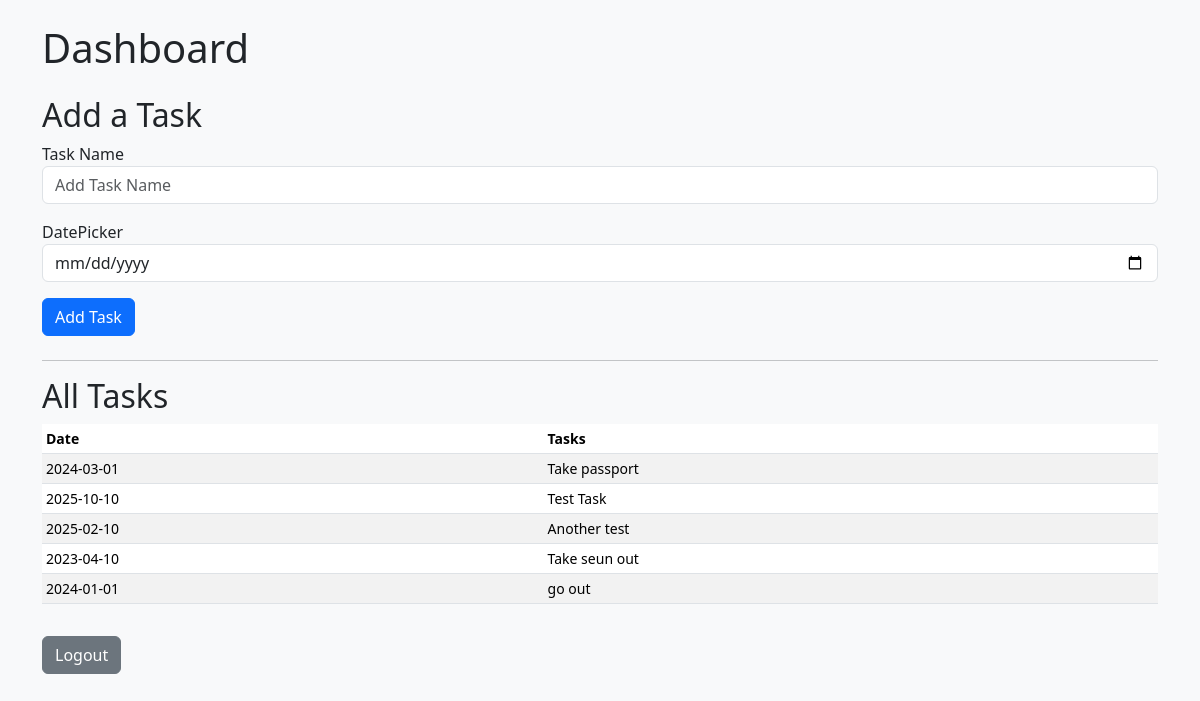
The page /dashboard (signed in) on the database as committed earlier.
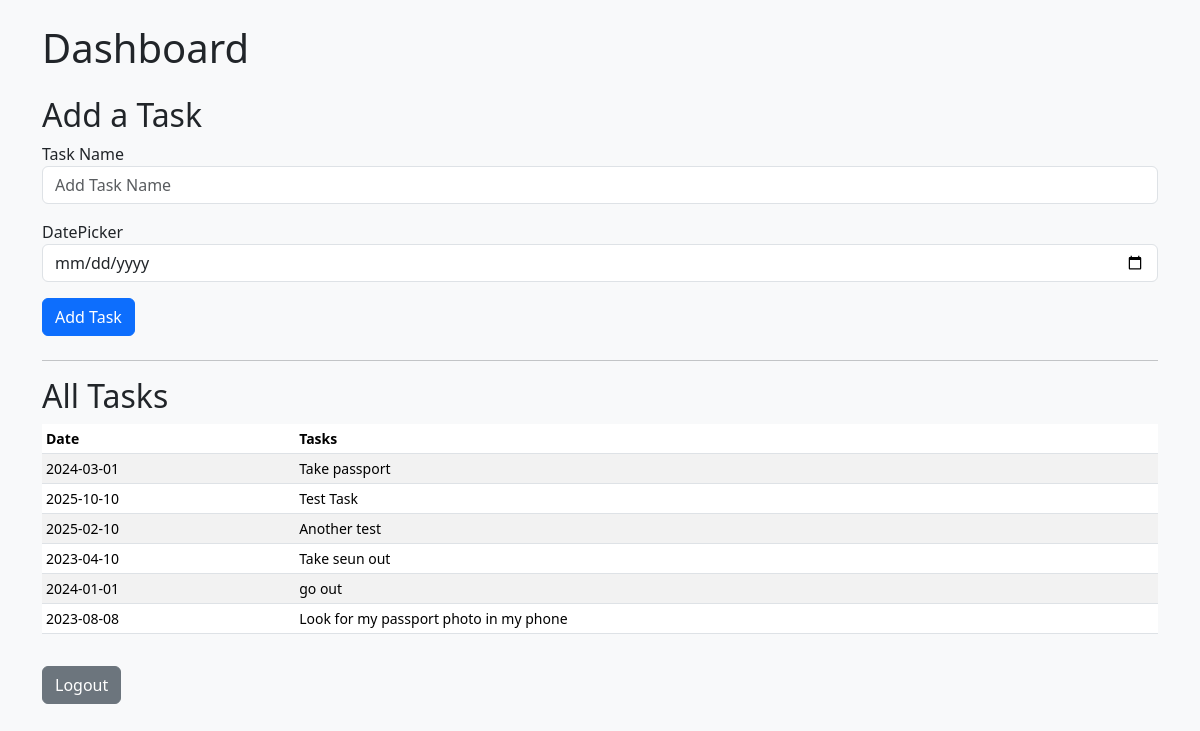
The same page on the database as committed later.
### tables this page shows
CREATE TABLE tasks (
    task_id INTEGER PRIMARY KEY,
    user_id INTEGER,
    task TEXT NOT NULL,
    date TEXT NOT NULL,
    FOREIGN KEY(user_id) REFERENCES users(id)
);

### app.py (the view)
@app.route("/dashboard", methods=['GET', 'POST'])
@login_required
def dashboard():
    form = TaskForm()
    if request.method == "POST":
        task = form.task.data
        date = form.date.data
        result = db.execute("INSERT INTO tasks (user_id, task, date) VALUES (:user_id, :task, :date)", user_id=current_user.id, task=task, date=date)
        if result:
            flash('your task was successfully added', 'success')
            return redirect(url_for('dashboard'))
        else:
            flash('Something went wrong', 'danger')
    else:
        tasks = db.execute("SELECT date, task FROM tasks WHERE user_id = :user_id", user_id=current_user.id)
        return render_template("dashboard.html", form=form, tasks=tasks)
        return render_template("dashboard.html")

### app.py
class TaskForm(FlaskForm):
    task = StringField(label= "Task Name" , validators=[InputRequired()], render_kw={"placeholder" : "Add Task Name"})
    date = DateField('DatePicker', validators=[InputRequired()], format='%Y-%m-%d')
    submit = SubmitField("Add Task")

### app.py (called while the page is built)
@app.after_request
def after_request(response):
    response.headers["Cache-Control"] = "no-cache, no-store, must-revalidate"
    response.headers["Expires"] = 0
    response.headers["Pragma"] = "no-cache"
    return response

@login_manager.user_loader
def load_user(user_id):
    user = db.execute("SELECT * FROM users WHERE id = :id", id=user_id)
    if len(user) != 1:
        return None
    return User(user[0])

### templates/dashboard.html (shortened to what this page needs)
<!DOCTYPE html>
<html lang="en">
<head>
    <link href="https://cdn.jsdelivr.net/npm/bootstrap@5.3.1/dist/css/bootstrap.min.css" rel="stylesheet">
</head>
<body class="bg-light">
    <div class="container py-4">
        <div class="header mb-4">
            <h1>Dashboard</h1>
        </div>
        <h2>Add a Task</h2>
        <form action="{{ url_for('dashboard') }}" method="post" class="mb-4">
            <div class="mb-3">
                {{ form.task.label }} <br>
                {{ form.task(class="form-control") }}
            </div>
            <div class="mb-3">
                {{ form.date.label }} <br>
                {{ form.date(class="form-control") }}
            </div>
            <div>
                {{ form.submit(class="btn btn-primary") }}
            </div>
        </form>
        <hr>
        <div class="table-responsive small">
            <h2>All Tasks</h2>
            <table class="table table-striped table-sm">
                <thead>
                    <tr>
                        <th scope="col">Date</th>
                        <th scope="col">Tasks</th>
                    </tr>
                </thead>
                <tbody>
                    {% for t in tasks %}
                    <tr>
                        <td>
                            {{ t.date }}
                        </td>
                        <td>
                            {{ t.task }}
                        </td>
                    </tr>
                    {% endfor %}
                </tbody>
            </table>
        </div>
        <a href="{{url_for('logout')}}" class="btn btn-secondary mt-3">Logout</a>
    </div>
</body>
</html>

Rows that differ between the two databases and show on the page:
added tasks: date "2023-08-08", task "Look for my passport photo in my phone"
